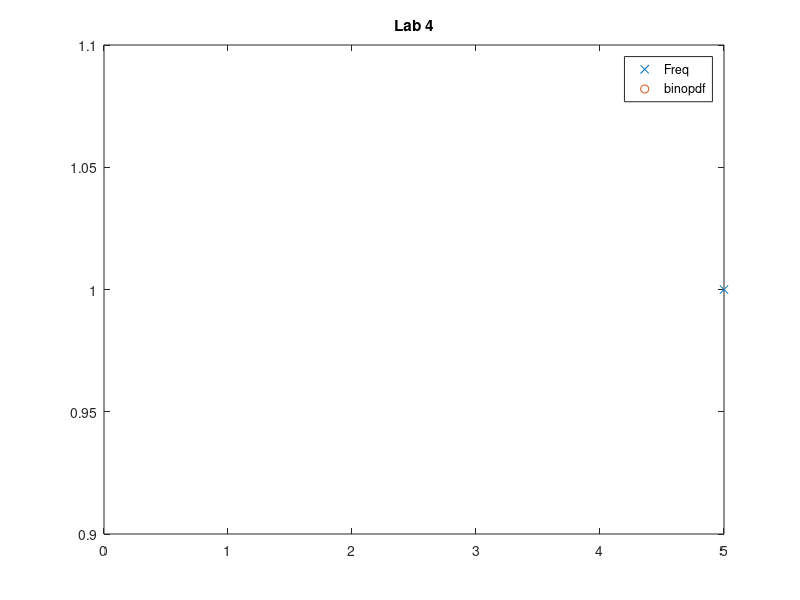

Source code (MATLAB):
p=input('p=');
n=input('n=');
N=input('number of simulations=');

for i=1:N
    %the i'th simulation
    X(i)=0;
    for j=1:n
        U=rand;
        X(i)=X(i)+(U<p);
    end

end
%[i:N;X];
%U=rand(1,N);
%X=(U<p);


U_X = unique(X); %unique val obt
n_X = hist(X,length(U_X)); %frequency of those vals
rel_freq = n_X/N; %the rel freq

%[U_X; n_X]
%[U_X; rel_freq]

plot(U_X,rel_freq,'x',0:n,binopdf(0:n,n,p),'o');
title("Lab 4");
legend("Freq","binopdf")
